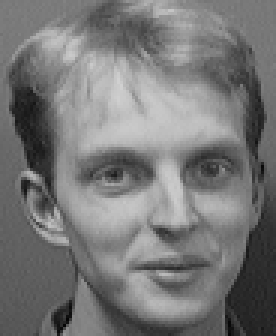
#> input picture data/s1/1.pgm, 92 x 112 px (shown 3 times larger); its folder holds 3 pictures in this run
$ python search_pca.py
#> lines starting #> are read from the running program, lines starting #| are printed output that depends on the picture
### src/utils.py
""" Convenience classes and functions. """

# global imports
import numpy as np
import matplotlib.pyplot as plt
from glob import glob
import os

import copy
import pickle

import pathlib
import tqdm

# local imports
import make_pca


# ----------------------------------
# 			   Classes
# ----------------------------------

class FaceDatabase(object):
	""" Encapsulates a database of Faces.

	This class is used to store and manage a set of reference faces extracted from a catalog of images.
	"""
	def __init__(self, use_cache=True, load_default_catalog=True, root="data", database_dir="./../data"):
		""" Default class constructor

		Intializes the database of reference faces.

		Parameters
		----------
			use_cache : bool, default=True
				If True, the content and main results of the calculations done within the class will be stored
				within the ``root`` folder.
			load_default_catalog : bool, default=True
				If True, the default catalog (located at ``database_dir``) will be loaded on initialization.
			root : str, default="data"
				Working root directory.
			database_dir : str, default="./../data"
				Database location.
		"""

		# If root could not be located, create a new root directory
		if not pathlib.Path(root).is_dir():
			os.mkdir(root)

		# Class initialization
		self.root = root + "/"
		self.use_cache = use_cache

		self.pca = None
		self.face_database_dir = self.root + "faces_database.npy"
		self.face_metadata_dir = self.root + "faces_metadata.pickle"

		# if enabled, load the catalog
		if load_default_catalog is True:
			self.database_dir = database_dir # default databalse location

			# if the files are already cached on the drive, load them
			if pathlib.Path(self.face_database_dir).is_file() and pathlib.Path(self.face_metadata_dir).is_file() and self.use_cache is True:
				print("Loading face database from cached np array : ", self.face_database_dir)

				# load faces and metadata
				self.faces = np.load(self.face_database_dir)
				metadata = self.__load_pickle(self.face_metadata_dir)

				self.homogeneous_arrays = metadata["homogeneous_arrays"]
				self.faces = metadata["faces"]
				self.person_ids = metadata["person_ids"]
				self.img_ids = metadata["img_ids"]
				self.n_pictures_per_person = metadata["n_pictures_per_person"]
				self.n_pixels = metadata["n_pixels"]
				self.n_px_h = metadata["n_px_h"]
				self.n_px_v = metadata["n_px_v"]
				self.n_persons = metadata["n_persons"]
			else:
				print("Loading face database from data folder.")

				# if the files do not already exist, reads the default catalog and saves the content of the class on the drive
				self.read_catalog(self.database_dir)

			print("Done")

	def compute_pca(self, threshold=0.8, plot=False):
		""" Computes the Principal Components of the database using its own eigen vector basis.

		This function allows one to simply compute the Principal Components (PC) of the database.

		First, the algorithm computes the SVD of the faces database. To reduce the dimensionnality, only a fraction
		``threshold`` of the information will be kept. The PC is computed by projecting the database on the remaining
		eigen vectors. The PC will be stored within the database.

		Parameters
		----------
			threshold : float, default=0.8
				Percentage of information (based on the cumulative squared value of singular values) kept
				after computing the SVD of the database before computing the PC.
			plot : bool, default=False
				If True, the results of the PC computations will be plotted.
		"""
		make_pca.compute_pca(self, threshold=threshold, plot=plot)

	# [14 lines left out: function project_pca, not called in this run]

	def read_catalog(self, database_dir, extension="pgm"):
		""" Reads a catalog of faces located in a given folder.

		Imports a set of reference faces from a specified data folder and store it within the database class.

		Parameters
		----------
			database_dir : str
				Path from which the data will be imported.
			extension : str, default='pgm'
				Image file extensions.
		"""
		# convert the string to a path
		path = pathlib.Path(database_dir)

		# get and sort all data file paths
		dirs = glob(str(path / "s*"))
		files = []
		person_ids_tmp = []

		for dir_ in dirs:
			tmp_files = glob(dir_ + "/*." + extension)
			img_ids_tmp = [int(file.split('/')[-1].split('.')[0]) for file in tmp_files]

			# sort filenames according to image index
			files_sorted = [x for x, _ in sorted(zip(tmp_files, img_ids_tmp), key=lambda pair: pair[1])]
			img_ids_tmp = sorted(img_ids_tmp)

			# compute person id to sort files in
			person_ids_tmp += [int(str(dir_).split('s')[-1]) - 1]

			# store filenames
			files += [files_sorted]

		# sort all the file paths according to their ids.
		files = [x for x, _ in sorted(zip(files, person_ids_tmp), key=lambda pair: pair[1])]
		person_ids_tmp = sorted(person_ids_tmp)

		# progress bar
		p = tqdm.tqdm(total=len(files))

		# class database variables
		self.faces = []
		self.person_ids = []
		self.n_px_h = []
		self.n_px_v = []
		self.n_pictures_per_person = []
		self.img_ids = []

		# import images from each sub folder
		for i, files_ in enumerate(files):
			faces_subdir = [self.read_image(x) for x in files_]
#> in read_image, image is the input picture: shape (112, 92); min 5, max 208, mean 119.4
#> call 2 of read_image, with filename = '../data/s1/2.pgm'
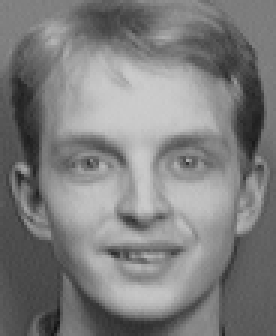
#> input picture data/s1/2.pgm, 92 x 112 px (shown 3 times larger)
#> in read_image, image is the input picture: shape (112, 92); min 17, max 204, mean 126.3
#> call 3 of read_image, with filename = '../data/s1/10.pgm'
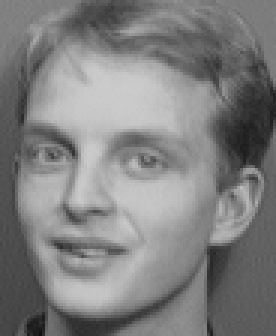
#> input picture data/s1/10.pgm, 92 x 112 px (shown 3 times larger)
#> in read_image, image is the input picture: shape (112, 92); min 14, max 204, mean 127.8
#> faces_subdir = 3 items

			self.n_px_v += [x.shape[0] for x in faces_subdir]
#> self.n_px_v = [112, 112, 112]
			self.n_px_h += [x.shape[1] for x in faces_subdir]
#> self.n_px_h = [92, 92, 92]
			self.faces  += [x.flatten() for x in faces_subdir]
#> self.faces = 3 items
			self.n_pictures_per_person  += [len(faces_subdir)]
#> self.n_pictures_per_person = [3]

			self.person_ids += list(np.repeat(person_ids_tmp[i], len(files_)))
			self.img_ids += list(np.arange(0, len(files_)))

			p.update(1)

		del p

		# update the class state
		self.n_persons = len(files)
		self.n_pixels = np.prod([self.n_px_v, self.n_px_h], axis=0)
#> self.n_pixels = [10304, 10304, 10304, 10304]

		# if the arrays are homogeneous (i.e. same number of pixels per images), all the data is converted to matrices and 1D vectors (numpy arrays)
		if len(np.unique(self.n_pixels)) == 1:
			self.homogeneous_arrays = True

			self.faces = np.array(self.faces)
			self.person_ids = np.array(self.person_ids)
			self.img_ids = np.array(self.img_ids)

			self.n_pictures_per_person = np.array(self.n_pictures_per_person)
			self.n_pixels = np.array(self.n_pixels)
			self.n_px_h = np.array(self.n_px_h)
			self.n_px_v = np.array(self.n_px_v)
		else:
			self.homogeneous_arrays = False
			print("Warning : arrays are not homogeneous. This code has not yet been tested for inhomogeneous databases")

		# if cacheing is enabled, the data is stored as numpy arrays and pickles
		if self.use_cache is True:
			print("Saving face data at ", self.face_database_dir)

			np.save(self.face_database_dir, self.faces)

			metadata = dict()
			metadata["homogeneous_arrays"] = self.homogeneous_arrays
			metadata["faces"] = self.faces
			metadata["person_ids"] = self.person_ids
			metadata["img_ids"] = self.img_ids
			metadata["n_pictures_per_person"] = self.n_pictures_per_person
			metadata["n_pixels"] = self.n_pixels
			metadata["n_px_h"] = self.n_px_h
			metadata["n_px_v"] = self.n_px_v
			metadata["n_persons"] = self.n_persons

			self.__save_pickle(self.face_metadata_dir, metadata)

	def read_image(self, filename):
		""" Imports an image file located at a given location.

		Reads an input image and converts it to a numpy array.

		Parameters
		----------
			filename : str
				Image file path.

		Returns
		-------
			numpy.ndarray (N, M):
				image data.
		"""
		# open the image file
		img_file = open(filename, 'rb')
		if img_file is None:
			raise ValueError(f"Image file {img_file} could not be found.")

		# read the image
		image = plt.imread(img_file)

		return image

	def extract_images(self, exclude_person=[], exclude_id=[], mask=None):
		""" Extracts a set of images from the database.

		This function generates a new database based the current database by removing a set of
		images.

		Parameters
		----------
			exclude_person : list, default=[]
				Indices of the persons to remove from the database.
			exclude_id : list, default=[]
				Indices of the images to remove from the database.
			mask : numpy.ndarray (N, M), default=None
				Binary mask specifying which images to remove from the database.

		Returns
		-------
			FaceDatabase :
				New database stripped from the specified images.
		"""
		# if no mask is provided create a mask from the specified ids to remove
		if mask is not None:
			# check of id arrays are empty
			if np.size(exclude_person) > 0 or np.size(exclude_id) > 0:
				raise ValueError("Either specify ids or exclusion masks, but not both.")
		else:
			mask = np.full(len(self.faces), True)
#> mask = [True, True, True, True]

			# find all images which are to be removed
			if np.size(exclude_person) > 0:
				mask_persons = np.logical_and.reduce([self.person_ids != id_ for id_ in exclude_person])
				mask = np.logical_and(mask, mask_persons)
			if np.size(exclude_id) > 0:
				mask_id = np.logical_and.reduce([self.img_ids != id_ for id_ in exclude_id])
				mask = np.logical_and(mask, mask_id)

		# remove images from database and update database values.
		if self.homogeneous_arrays is True:
			new_database = copy.copy(self)

			new_database.faces = self.faces[mask]
			new_database.person_ids = self.person_ids[mask]
#> new_database.person_ids = [0, 0, 0, 9]
			new_database.img_ids = self.img_ids[mask]
#> new_database.img_ids = [0, 1, 2, 0]
			new_database.n_pictures_per_person = np.array([len(new_database.img_ids[new_database.person_ids == id_]) for id_ in np.unique(new_database.person_ids)])
			new_database.n_pixels = self.n_pixels[mask]
			new_database.n_px_h = self.n_px_h[mask]
			new_database.n_px_v = self.n_px_v[mask]

			# only if the Principal Components have been computed
			if self.pca is not None:
				new_database.pca = self.pca[mask]
		else:
			print("Warning : Image selection for non-homogeneous arrays is not tested yet.")

			new_database.faces = [self.faces[mask[i]] for i in range(len(self.faces))]
			new_database.person_ids = [self.person_ids[mask] for i in range(len(self.faces))]
			new_database.img_ids = [self.img_ids[mask] for i in range(len(self.faces))]
			new_database.n_pictures_per_person = np.array([len(new_database.img_ids[new_database.person_ids == id_]) for id_ in np.unique(new_database.person_ids)])
			new_database.n_pixels = [self.n_pixels[mask] for i in range(len(self.faces))]
			new_database.n_px_h = [self.n_px_h[mask] for i in range(len(self.faces))]
			new_database.n_px_v = [self.n_px_v[mask] for i in range(len(self.faces))]

			# only if the Principal Components have been computed
			if self.pca is not None:
				new_database.pca = [self.pca[mask] for i in range(len(self.faces))]

		new_database.n_persons = len(new_database.n_pictures_per_person)
#> new_database.n_persons = 2

		return new_database

	def read_known(self):
		""" Generates the database of known persons from the full database.

		This function is specific to the default full database and allows users to generate
		the database of known persons.

		Returns
		-------
			FaceDatabase :
				Database of known persons.
		"""
		return self.extract_images(exclude_person=[39], exclude_id=[9])

	def read_unknown(self):
		""" Generates the database of unknown persons from the full database.

		This function is specific to the default full database and allows users to generate
		the database of unknown persons.

		Returns
		-------
			FaceDatabase :
				Database of unknown persons.
		"""
		mask = np.logical_or(self.person_ids == 39, self.img_ids == 9)
#> mask = [False, False, False, False]
		db_tmp  = self.extract_images(mask=mask)
		return db_tmp

	# [17 lines left out: function __load_pickle, not called in this run]

	def __save_pickle(self, filename, data):
		""" Saves the data contained to a specified a pickle file.

		Parameters
		----------
			filename : str
				Pickle file path.
			data : object
				Object / data to store within the pickle file.
		"""
		file = open(filename, 'wb')
		pickle.dump(data, file)

	# [46 lines left out: functions plot, plot_imgs, not called in this run]

	def __str__(self):
		str_ = f"Facial recognition database class ({self.n_persons} faces stored / {len(self.faces)} images)"
		return str_


# ----------------------------------
# 			  Function
# ----------------------------------

# [77 lines left out: functions search, compute_confidence_matrix, not called in this run]

### src/make_pca.py
""" Module : PCA utilitary functions. """

# global imports
import numpy as np
import matplotlib.pyplot as plt
import pathlib

# ---------------------------------------------
# 				  Functions
# ---------------------------------------------

def compute_pca(database, threshold=0.8, plot=False):
	""" Computes the Principal Components  of a given database using its own eigen vector basis.

	This function allows one to simply compute the Principal Components (PC) of a given database.

	First, the algorithm computes the SVD of the faces database. To reduce the dimensionnality, only a fraction
	``threshold`` of the information will be kept. PC are computed by projecting the database on the remaining
	eigen vectors. The PC will be stored within the database.

	Parameters
	----------
		database : FaceDatabase
			Face database which Principal Components will be calculated.
		threshold : float, default=0.8
			Percentage of information (based on the cumulative squared value of singular values) kept
			after computing the SVD of the database before computing the PC.
		plot : bool, default=False
			If True, the results of the PC computations will be plotted.
	"""
#> called with threshold = 0.8, plot = True
	print("Computing PC")

	# Substract images mean value
	faces = database.faces - np.mean(database.faces, axis=1)[:, None]

	# if caching is enabled, look for svd results inside the root folder
	if database.use_cache is True:
		if pathlib.Path(database.root + "svd_d.npy").is_file():
			database.D = np.load(database.root + "svd_d.npy")
		if pathlib.Path(database.root + "svd_vt.npy").is_file():
			database.Vt = np.load(database.root + "svd_vt.npy")

	# if no files found or if caching disabled, compute the database svd
	if (not (pathlib.Path(database.root + "svd_d.npy").is_file() and pathlib.Path(database.root + "svd_vt.npy").is_file())) or database.use_cache is False:
		database.U, database.D, database.Vt = np.linalg.svd(faces) # SVD computation
#> database.U = [[-0.409, 0.473, 0.641, 0.445], [-0.442, 0.445, -0.0732, -0.775], [-0.462, 0.19, -0.744, 0.443], [-0.65, -0.736, 0.175, -0.0678]]; database.D = [7483.1, 4439.6, 2927.4, 2399.3]

		# cache results
		if database.use_cache is True:
#> (the run stopped early here; a loop or call above may not have finished)
